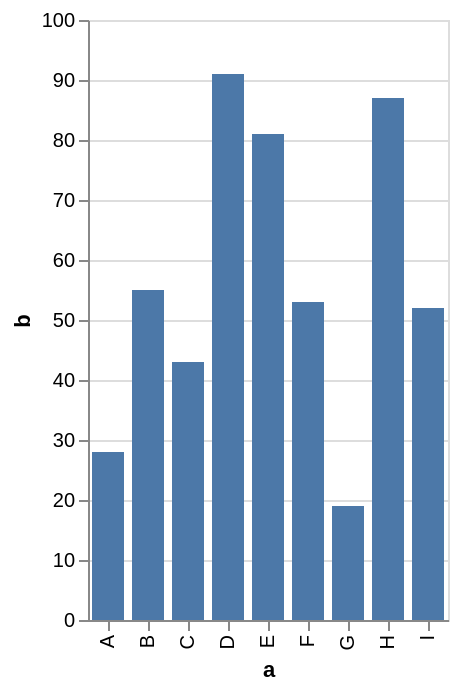

Express this chart as Vega-Lite.
### Vega specification from a JSON file in a GitHub repository (floating-point values rounded to 4 significant figures)
{"$schema": "https://vega.github.io/schema/vega/v6.json", "description": "A bar chart with highlighting on hover and selecting on click. (Inspired by Tableau's interaction style.)", "background": "white", "padding": 5, "height": 300, "style": "cell", "data": [{"name": "highlight_store", "transform": [{"type": "collect", "sort": {"field": "_vgsid_"}}]}, {"name": "select_store", "transform": [{"type": "collect", "sort": {"field": "_vgsid_"}}]}, {"name": "source_0", "values": [{"a": "A", "b": 28}, {"a": "B", "b": 55}, {"a": "C", "b": 43}, {"a": "D", "b": 91}, {"a": "E", "b": 81}, {"a": "F", "b": 53}, {"a": "G", "b": 19}, {"a": "H", "b": 87}, {"a": "I", "b": 52}]}, {"name": "data_0", "source": "source_0", "transform": [{"type": "identifier", "as": "_vgsid_"}, {"type": "stack", "groupby": ["a"], "field": "b", "sort": {"field": [], "order": []}, "as": ["b_start", "b_end"], "offset": "zero"}, {"type": "filter", "expr": "isValid(datum[\"b\"]) && isFinite(+datum[\"b\"])"}]}], "signals": [{"name": "x_step", "value": 20}, {"name": "width", "update": "bandspace(domain('x').length, 0.2, 0.1) * x_step"}, {"name": "unit", "value": {}, "on": [{"events": "pointermove", "update": "isTuple(group()) ? group() : unit"}]}, {"name": "highlight", "update": "vlSelectionResolve(\"highlight_store\", \"union\", true, true)"}, {"name": "select", "update": "vlSelectionResolve(\"select_store\", \"union\", true, true)"}, {"name": "highlight_tuple", "on": [{"events": [{"source": "scope", "type": "pointerover"}], "update": "datum && item().mark.marktype !== 'group' && indexof(item().mark.role, 'legend') < 0 && indexof(['line', 'trail', 'area'], item().mark.marktype) < 0 ? {unit: \"\", _vgsid_: (item().isVoronoi ? datum.datum : datum)[\"_vgsid_\"]} : null", "force": true}, {"events": [{"source": "view", "type": "dblclick"}], "update": "null"}]}, {"name": "highlight_toggle", "value": false, "on": [{"events": [{"source": "scope", "type": "pointerover"}], "update": "event.shiftKey"}, {"events": [{"source": "view", "type": "dblclick"}], "update": "false"}]}, {"name": "highlight_modify", "on": [{"events": {"signal": "highlight_tuple"}, "update": "modify(\"highlight_store\", highlight_toggle ? null : highlight_tuple, highlight_toggle ? null : true, highlight_toggle ? highlight_tuple : null)"}]}, {"name": "select_tuple", "on": [{"events": [{"source": "scope", "type": "click"}], "update": "datum && item().mark.marktype !== 'group' && indexof(item().mark.role, 'legend') < 0 && indexof(['line', 'trail', 'area'], item().mark.marktype) < 0 ? {unit: \"\", _vgsid_: (item().isVoronoi ? datum.datum : datum)[\"_vgsid_\"]} : null", "force": true}, {"events": [{"source": "view", "type": "dblclick"}], "update": "null"}]}, {"name": "select_toggle", "value": false, "on": [{"events": [{"source": "scope", "type": "click"}], "update": "event.shiftKey"}, {"events": [{"source": "view", "type": "dblclick"}], "update": "false"}]}, {"name": "select_modify", "on": [{"events": {"signal": "select_tuple"}, "update": "modify(\"select_store\", select_toggle ? null : select_tuple, select_toggle ? null : true, select_toggle ? select_tuple : null)"}]}], "marks": [{"name": "marks", "type": "rect", "style": ["bar"], "interactive": true, "from": {"data": "data_0"}, "encode": {"update": {"fill": {"value": "#4C78A8"}, "stroke": {"value": "black"}, "cursor": {"value": "pointer"}, "fillOpacity": [{"test": "!length(data(\"select_store\")) || vlSelectionIdTest(\"select_store\", datum)", "value": 1}, {"value": 0.3}], "strokeWidth": [{"test": "length(data(\"select_store\")) && vlSelectionIdTest(\"select_store\", datum)", "value": 2}, {"test": "length(data(\"highlight_store\")) && vlSelectionIdTest(\"highlight_store\", datum)", "value": 1}, {"value": 0}], "ariaRoleDescription": {"value": "bar"}, "description": {"signal": "\"a: \" + (isValid(datum[\"a\"]) ? isArray(datum[\"a\"]) ? join(datum[\"a\"], ' ') : datum[\"a\"] : \"\"+datum[\"a\"]) + \"; b: \" + (format(datum[\"b\"], \"\"))"}, "x": {"scale": "x", "field": "a"}, "width": {"signal": "max(0.25, bandwidth('x'))"}, "y": {"scale": "y", "field": "b_end"}, "y2": {"scale": "y", "field": "b_start"}}}}], "scales": [{"name": "x", "type": "band", "domain": {"data": "data_0", "field": "a", "sort": true}, "range": {"step": {"signal": "x_step"}}, "paddingInner": 0.2, "paddingOuter": 0.1}, {"name": "y", "type": "linear", "domain": {"data": "data_0", "fields": ["b_start", "b_end"]}, "range": [{"signal": "height"}, 0], "nice": true, "zero": true}], "axes": [{"scale": "y", "orient": "left", "gridScale": "x", "grid": true, "tickCount": {"signal": "ceil(height/40)"}, "domain": false, "labels": false, "aria": false, "maxExtent": 0, "minExtent": 0, "ticks": false, "zindex": 0}, {"scale": "x", "orient": "bottom", "grid": false, "title": "a", "labelAlign": "right", "labelAngle": 270, "labelBaseline": "middle", "zindex": 0}, {"scale": "y", "orient": "left", "grid": false, "title": "b", "labelOverlap": true, "tickCount": {"signal": "ceil(height/40)"}, "zindex": 0}]}
